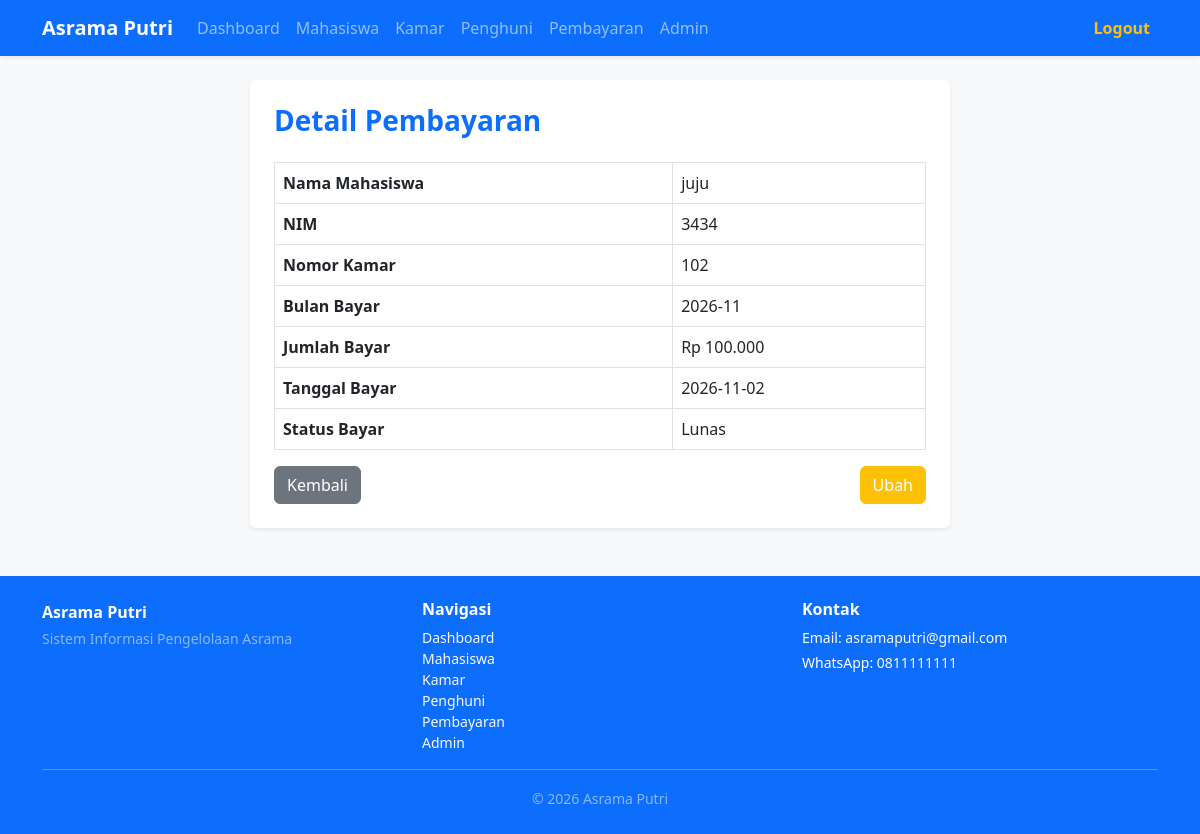
The page /index.php?controller=pembayaran&action=detail&id=4 (signed in) on the database its author committed.
### tables this page shows
CREATE TABLE `tb_pembayaran` (
  `id_pembayaran` int NOT NULL,
  `id_penghuni` int NOT NULL,
  `bulan_bayar` varchar(20) NOT NULL,
  `jumlah_bayar` decimal(10,2) NOT NULL,
  `tanggal_bayar` date NOT NULL,
  `status_bayar` enum('Lunas','Belum Lunas') DEFAULT 'Lunas'
);

### controllers/PembayaranController.php (called while the page is built, shortened)
<?php
require_once 'models/PembayaranModel.php';
class PembayaranController {
    private $pembayaranModel;
    public function __construct($db) {
        $this->pembayaranModel = new PembayaranModel($db);
    }
    public function detail() {
        $id = $_GET['id'] ?? '';
        $data = $this->pembayaranModel->getDetailsById($id);
        require_once 'views/pembayaran/show.php';
    }
}
?>

### models/PembayaranModel.php (called while the page is built, shortened)
<?php
class PembayaranModel {
    private $db;
    public function __construct($db) {
        $this->db = $db;
    }
    public function getDetailsById($id) {
        $query = "SELECT tb_pembayaran.*,
                         COALESCE(tb_mahasiswa.nama, '-') AS nama_mahasiswa,
                         COALESCE(tb_mahasiswa.nim, '-') AS nim,
                         COALESCE(tb_kamar.nomor_kamar, '-') AS nomor_kamar
                  FROM tb_pembayaran
                  LEFT JOIN tb_penghuni ON tb_pembayaran.id_penghuni = tb_penghuni.id_penghuni
                  LEFT JOIN tb_mahasiswa ON tb_penghuni.id_mahasiswa = tb_mahasiswa.id_mahasiswa
                  LEFT JOIN tb_kamar ON tb_penghuni.id_kamar = tb_kamar.id_kamar
                  WHERE tb_pembayaran.id_pembayaran = ?";
        $stmt = $this->db->prepare($query);
        $stmt->execute([$id]);
        return $stmt->fetch(PDO::FETCH_ASSOC);
    }
}
?>

### views/pembayaran/show.php (the view, shortened to what this page needs)
<!DOCTYPE html>
<html lang="id">
<head>
    <link href="https://cdn.jsdelivr.net/npm/bootstrap@5.3.0/dist/css/bootstrap.min.css" rel="stylesheet">
</head>
<body class="bg-light d-flex flex-column min-vh-100">
<?php include 'views/layouts/navigation.php'; ?>
<main class="container flex-grow-1 mb-5">
    <div class="card shadow-sm border-0 p-4 mx-auto" style="max-width: 700px;">
        <h1 class="h3 fw-bold text-primary mb-4">Detail Pembayaran</h1>
        <?php if (!empty($data)): ?>
            <table class="table table-bordered align-middle">
                <tr><th>Nama Mahasiswa</th><td><?= htmlspecialchars($data['nama_mahasiswa'] ?? '-', ENT_QUOTES, 'UTF-8'); ?></td></tr>
                <tr><th>NIM</th><td><?= htmlspecialchars($data['nim'] ?? '-', ENT_QUOTES, 'UTF-8'); ?></td></tr>
                <tr><th>Nomor Kamar</th><td><?= htmlspecialchars($data['nomor_kamar'] ?? '-', ENT_QUOTES, 'UTF-8'); ?></td></tr>
                <tr><th>Bulan Bayar</th><td><?= htmlspecialchars($data['bulan_bayar'] ?? '-', ENT_QUOTES, 'UTF-8'); ?></td></tr>
                <tr><th>Jumlah Bayar</th><td>Rp <?= number_format($data['jumlah_bayar'] ?? 0, 0, ',', '.'); ?></td></tr>
                <tr><th>Tanggal Bayar</th><td><?= htmlspecialchars($data['tanggal_bayar'] ?? '-', ENT_QUOTES, 'UTF-8'); ?></td></tr>
                <tr><th>Status Bayar</th><td><?= htmlspecialchars($data['status_bayar'] ?? '-', ENT_QUOTES, 'UTF-8'); ?></td></tr>
            </table>
            <div class="d-flex justify-content-between">
                <a href="index.php?controller=pembayaran&action=index" class="btn btn-secondary">Kembali</a>
                <a href="index.php?controller=pembayaran&action=edit&id=<?= urlencode($data['id_pembayaran']); ?>" class="btn btn-warning text-white">Ubah</a>
            </div>
        <?php else: ?>
            <div class="alert alert-warning">Data pembayaran tidak ditemukan.</div>
            <a href="index.php?controller=pembayaran&action=index" class="btn btn-secondary align-self-start">Kembali</a>
        <?php endif; ?>
    </div>
</main>
<?php include 'views/layouts/footer-content.php'; ?>
</body>
</html>

### rows shown on the page
tb_pembayaran: bulan_bayar "2026-11", jumlah_bayar "100.000", tanggal_bayar "2026-11-02", status_bayar "Lunas"

### other values the page prints
$data['nama_mahasiswa'] "juju"
$data['nim'] "3434"
$data['nomor_kamar'] "102"
